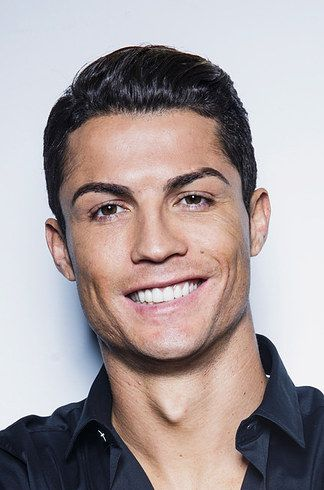
#> input picture Model/test_images/ms1.jpg, 324 x 490 px
$ jupyter execute --allow-errors sports_person_classifier_model.ipynb   (shell and % lines are left out)
#> lines starting #> are read from the running program, lines starting #| are printed output that depends on the picture; after the words box and inside, x2 and y2 are one past the last pixel; in counts of white or black regions, pixels touching at a corner belong together
[cell 1]
import numpy as np
import cv2
import matplotlib
from matplotlib import pyplot as plt

# Images data cleaning

[cell 2]
img=cv2.imread('./test_images/ms1.jpg')
#> img is the input picture: shape (490, 324, 3); mean B, G, R 157.5, 156.5, 167.5
img.shape
#> Out = (490, 324, 3)

[cell 3]
plt.imshow(img)

[cell 4]
gray = cv2.cvtColor(img, cv2.COLOR_BGR2GRAY)
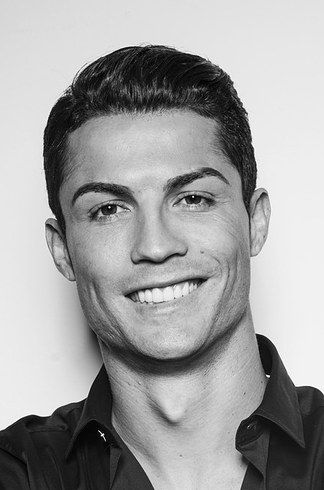
#> gray: shape (490, 324); min 0, max 255, mean 159.9
gray.shape
#> Out = (490, 324)

[cell 5]
plt.imshow(gray, cmap='gray')

[cell 6]
face_cascade = cv2.CascadeClassifier('./opencv/haarcascades/haarcascade_frontalface_default.xml')
eye_cascade = cv2.CascadeClassifier('./opencv/haarcascades/haarcascade_eye.xml')

faces = face_cascade.detectMultiScale(gray, 1.3, 5)
#> faces = [[43, 112, 223, 223]]
faces
#> Out = [[43, 112, 223, 223]]

[cell 7]
(x,y,w,h) = faces[0]
#> x = 43; y = 112; w = 223; h = 223
x,y,w,h
#> Out = (43, 112, 223, 223)

[cell 8]
face_img = cv2.rectangle(img,(x,y),(x+w,y+h),(255,0,0),2)
plt.imshow(face_img)

[cell 9]
cv2.destroyAllWindows()
for (x,y,w,h) in faces:
    face_img = cv2.rectangle(img,(x,y),(x+w,y+h),(255,0,0),2)
    roi_gray = gray[y:y+h, x:x+w]
    roi_color = face_img[y:y+h, x:x+w]
    eyes = eye_cascade.detectMultiScale(roi_gray)
    for (ex,ey,ew,eh) in eyes:
        cv2.rectangle(roi_color,(ex,ey),(ex+ew,ey+eh),(0,255,0),2)
#> this loop made 1 pass
#> (x, y, w, h, eyes) on pass 1: (43, 112, 223, 223, [[120, 60, 54, 54], [38, 76, 47, 47]])
#> pass 1, `roi_gray = gray[y:y+h, x:x+w]`:
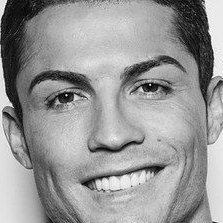
#> roi_gray: shape (223, 223); min 0, max 254, mean 151.1
#> pass 1, `roi_color = face_img[y:y+h, x:x+w]`:
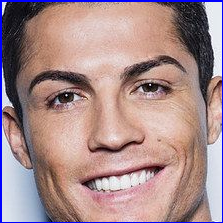
#> roi_color: shape (223, 223, 3); mean B, G, R 139.6, 139.1, 167.2
#> after the loop:
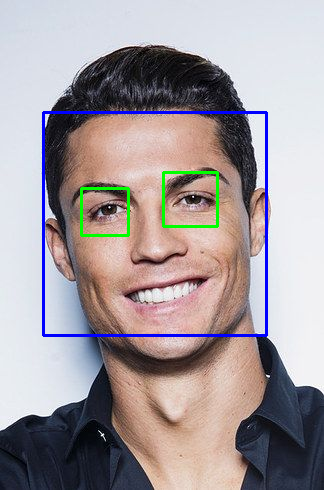
#> img: shape (490, 324, 3); mean B, G, R 158, 154.6, 163.2
#> after the loop:
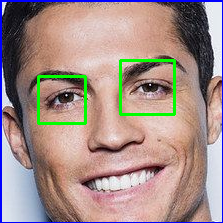
#> roi_color: shape (223, 223, 3); 2.42% of pixels changed, all inside (x1, y1, x2, y2) = (37, 59, 176, 125)


plt.figure()
plt.imshow(face_img, cmap='gray')
plt.show()

[cell 10]
plt.imshow(roi_color, cmap='gray')

[cell 11]
def get_cropped_image_if_2_eyes(image_path):
#> called with image_path = './test_images/ms1.jpg'
    img = cv2.imread(image_path)
    gray = cv2.cvtColor(img, cv2.COLOR_BGR2GRAY)
    faces = face_cascade.detectMultiScale(gray, 1.3, 5)
#> faces = [[43, 112, 223, 223]]
    for (x,y,w,h) in faces:
        roi_gray = gray[y:y+h, x:x+w]
        roi_color = img[y:y+h, x:x+w]
        eyes = eye_cascade.detectMultiScale(roi_gray)
        if len(eyes) >= 2:
            return roi_color
#> this loop made 1 pass
#> pass 1, in get_cropped_image_if_2_eyes, `roi_color = img[y:y+h, x:x+w]`:
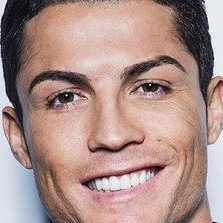
#> roi_color: shape (223, 223, 3); mean B, G, R 137.1, 143.4, 171.6

[cell 12]
original_image = cv2.imread('./test_images/ms1.jpg')
plt.imshow(original_image)

[cell 13]
cropped_image = get_cropped_image_if_2_eyes('./test_images/ms1.jpg')
plt.imshow(cropped_image)

[cell 14]
path_to_data = "./dataset/"
path_to_cr_data = "./dataset/cropped/"

[cell 15]
import os
img_dirs = []
for entry in os.scandir(path_to_data):
    if entry.is_dir():
        img_dirs.append(entry.path)

[cell 16]
img_dirs

[cell 17]
import shutil
if os.path.exists(path_to_cr_data):
     shutil.rmtree(path_to_cr_data)
os.mkdir(path_to_cr_data)

[cell 18]
cropped_image_dirs = []
celebrity_file_names_dict = {}
#> (the rest of this cell did not finish here and is left out)

        if roi_color is not None:
            cropped_folder = path_to_cr_data + celebrity_name
            if not os.path.exists(cropped_folder):
                os.makedirs(cropped_folder)
                cropped_image_dirs.append(cropped_folder)
                print("Generating cropped images in folder: ",cropped_folder)

            cropped_file_name = celebrity_name + str(count) + ".png"
            cropped_file_path = cropped_folder + "/" + cropped_file_name

            cv2.imwrite(cropped_file_path, roi_color)
            celebrity_file_names_dict[celebrity_name].append(cropped_file_path)
            count += 1

# wavelet transformation

[cell 19]
import numpy as np
import pywt
import cv2

def w2d(img, mode='haar', level=1):
#> called with mode = 'db1', level = 5
    imArray = img
    #Datatype conversions
    #convert to grayscale
    imArray = cv2.cvtColor(imArray,cv2.COLOR_RGB2GRAY)
    #convert to float
    imArray = np.float32(imArray)
    imArray /= 255;
    # compute coefficients
    coeffs=pywt.wavedec2(imArray, mode, level=level)
#> coeffs = 6 items

    #Process Coefficients
    coeffs_H=list(coeffs)
#> coeffs_H = 6 items
    coeffs_H[0] *= 0;

    # reconstruction
    imArray_H=pywt.waverec2(coeffs_H, mode);
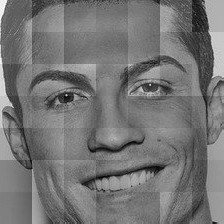
#> imArray_H: shape (224, 224) float32; min -0.67, max 0.788, mean 1.52e-10; drawn with min black and max white
    imArray_H *= 255;
    imArray_H = np.uint8(imArray_H)
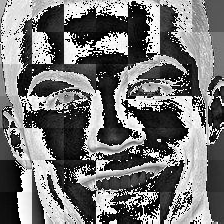
#> imArray_H: shape (224, 224); min 0, max 255, mean 115.7

    return imArray_H

[cell 20]
im_har = w2d(cropped_image, 'db1',5)
plt.imshow(im_har, cmap='gray')

[cell 21]
celebrity_file_names_dict = {}
for img_dir in cropped_image_dirs:
    celebrity_name = img_dir.split('/')[-1]
    file_list = []
    for entry in os.scandir(img_dir):
        file_list.append(entry.path)
    celebrity_file_names_dict[celebrity_name] = file_list
celebrity_file_names_dict

[cell 22]
class_dict = {}
count = 0
for celebrity_name in celebrity_file_names_dict.keys():
    class_dict[celebrity_name] = count
    count = count + 1
class_dict
